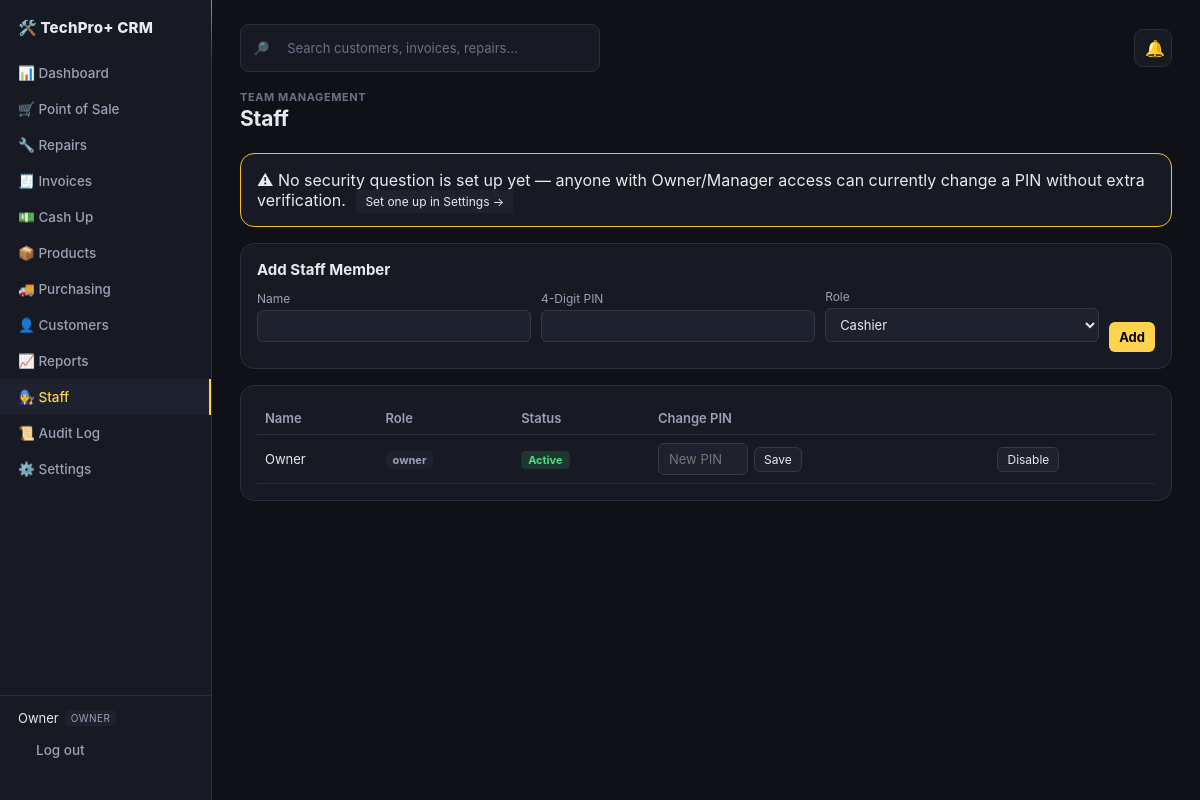
The page /staff (signed in) on the database its author committed.
### app/models.py (models this page shows)
class Staff(Base):
    __tablename__ = "staff"
    id = Column(String, primary_key=True, default=gen_id)
    name = Column(String, nullable=False)
    role = Column(String, nullable=False, default="cashier")  # owner | manager | cashier | technician
    pin_hash = Column(String, nullable=False)
    active = Column(Boolean, default=True)

### app/main.py (the view)
@app.get("/staff", response_class=HTMLResponse)
def staff_list(request: Request, db: Session = Depends(get_db)):
    staff = require_login(request, db)
    if not staff:
        return RedirectResponse("/login", status_code=303)
    if not role_allowed(staff, "owner", "manager"):
        return HTMLResponse("Forbidden — staff management requires manager or owner role.", status_code=403)
    all_staff = db.query(Staff).all()
    security_question = get_setting(db, "security_question", "")
    security_configured = bool(get_setting(db, "security_answer_hash", ""))
    flash = request.session.pop("flash", None)
    return templates.TemplateResponse(request, "staff.html", {
        "staff": staff, "all_staff": all_staff, "flash": flash,
        "security_question": security_question, "security_configured": security_configured,
    })

### templates/staff.html (shortened to what this page needs)
{% extends "base.html" %}
{% block content %}
<div class="page-head"><div><div class="eyebrow">Team Management</div><h1>Staff</h1></div></div>
{% if not security_configured and staff.role == 'owner' %}
<div class="card" style="border-color:#fbbf24">
  ⚠ No security question is set up yet — anyone with Owner/Manager access can currently change a PIN without extra verification.
  <a href="/settings#security" class="btn-secondary btn-sm" style="margin-left:6px">Set one up in Settings →</a>
</div>
{% endif %}
<div class="card">
  <h2>Add Staff Member</h2>
  <form method="post" action="/staff/add" class="form-row" style="align-items:flex-end">
    <div class="form-group"><label>Name</label><input name="name" required></div>
    <div class="form-group"><label>4-Digit PIN</label><input name="pin" maxlength="4" pattern="\d{4}" required></div>
    <div class="form-group"><label>Role</label>
      <select name="role">
        <option value="cashier">Cashier</option>
      </select>
    </div>
    <button class="btn-primary">Add</button>
  </form>
</div>
<div class="card">
  <table>
    <thead><tr><th>Name</th><th>Role</th><th>Status</th><th>Change PIN{% if security_configured %} <span class="text-muted" style="font-weight:400">🔒 requires security answer</span>{% endif %}</th><th></th></tr></thead>
    <tbody>
      {% for s in all_staff %}
      {% set locked = s.role == 'owner' and staff.role != 'owner' %}
      <tr>
        <td>{{ s.name }}</td>
        <td><span class="badge badge-gray">{{ s.role }}</span></td>
        <td>{% if s.active %}<span class="badge badge-green">Active</span>{% else %}<span class="badge badge-red">Disabled</span>{% endif %}</td>
        <td>
          {% if locked %}
          <span class="text-muted" style="font-size:12px">🔒 Owner-protected</span>
          {% else %}
          <form method="post" action="/staff/{{ s.id }}/edit" style="display:flex;gap:6px;flex-wrap:wrap;align-items:center">
            <input name="new_pin" maxlength="4" pattern="\d{4}" placeholder="New PIN" style="width:90px">
            <button class="btn-secondary btn-sm">Save</button>
          </form>
          {% endif %}
        </td>
        <td>
          {% if not locked %}
          <form method="post" action="/staff/{{ s.id }}/toggle">
            <button class="btn-secondary btn-sm">{{ 'Disable' if s.active else 'Enable' }}</button>
          </form>
          {% endif %}
        </td>
      </tr>
      {% endfor %}
    </tbody>
  </table>
</div>
{% endblock %}

### templates/base.html (shortened to what this page needs)
<!DOCTYPE html>
<html lang="en">
<head>
<link rel="stylesheet" href="/static/style.css">
</head>
<body>
{% if staff %}
<div class="layout">
  <nav class="sidebar" id="sidebar">
    <div class="brand">🛠️ TechPro+ CRM</div>
    <a href="/" class="{{ 'active' if request.url.path=='/' }}">📊 Dashboard</a>
    <a href="/pos" class="{{ 'active' if request.url.path=='/pos' }}">🛒 Point of Sale</a>
    <a href="/repairs" class="{{ 'active' if request.url.path.startswith('/repairs') }}">🔧 Repairs</a>
    <a href="/invoices" class="{{ 'active' if request.url.path.startswith('/invoices') }}">🧾 Invoices</a>
    <a href="/cashup" class="{{ 'active' if request.url.path=='/cashup' }}">💵 Cash Up</a>
    <a href="/products" class="{{ 'active' if request.url.path=='/products' }}">📦 Products</a>
    {% if staff.role in ['owner','manager'] %}
    <a href="/purchase-orders" class="{{ 'active' if request.url.path.startswith('/purchase-orders') or request.url.path=='/suppliers' }}">🚚 Purchasing</a>
    {% endif %}
    <a href="/customers" class="{{ 'active' if request.url.path.startswith('/customers') }}">👤 Customers</a>
    {% if staff.role in ['owner','manager'] %}
    <a href="/reports" class="{{ 'active' if request.url.path=='/reports' }}">📈 Reports</a>
    <a href="/staff" class="{{ 'active' if request.url.path=='/staff' }}">🧑‍🔧 Staff</a>
    <a href="/audit" class="{{ 'active' if request.url.path=='/audit' }}">📜 Audit Log</a>
    {% endif %}
    {% if staff.role=='owner' %}
    <a href="/settings" class="{{ 'active' if request.url.path=='/settings' }}">⚙️ Settings</a>
    {% endif %}
    <div class="sidebar-footer">
      <div class="staff-pill">{{ staff.name }} <span class="role-badge">{{ staff.role }}</span></div>
      <a href="/logout" class="logout-link">Log out</a>
    </div>
  </nav>
  <main class="content">
    {% if not request.url.path.startswith('/pos') %}
    <div class="util-bar">
      <form action="/search" method="get" class="search-box">
        <span class="search-icon">🔎</span>
        <input type="text" name="q" placeholder="Search customers, invoices, repairs…" value="{{ q or '' }}" autocomplete="off">
      </form>
      <div class="bell-wrap">
        <button class="bell" id="bellBtn" onclick="toggleBell()" aria-label="Notifications">
          🔔<span class="bell-badge" id="bellBadge" style="display:none">0</span>
        </button>
      </div>
    </div>
    {% endif %}
    {% block content %}{% endblock %}
  </main>
</div>
{% else %}
{% block bare_content %}{% endblock %}
{% endif %}
</body>
</html>

### static/style.css (style rules this page uses)
:root { --bg:#0f1117; --surface:#171a23; --surface2:#1e222e; --surface3:#12141c; --border:#2a2f3d; --border2:#343a4a; --text:#e8eaf0; --text2:#9aa1b5; --text3:#6b7286; --accent:#ffd34d; --accent-dim:#8a6d1f; --gold:#ffd34d; --green:#4ade80; --red:#f87171; --blue:#60a5fa; --mono:'SFMono-Regular',Consolas,monospace; --radius-lg:14px; --radius:9px; --radius-sm:6px; --shadow:0 1px 2px rgba(0,0,0,.3),0 8px 24px -12px rgba(0,0,0,.5); --nav-h:56px; --bottom-nav-h:60px; }
* { box-sizing:border-box }
html { -webkit-tap-highlight-color:transparent }
body { margin:0;background:var(--bg);color:var(--text);font-family:-apple-system,BlinkMacSystemFont,"Segoe UI",Roboto,sans-serif;-webkit-font-smoothing:antialiased }
a { color:var(--accent);text-decoration:none }
.layout { display:flex;min-height:100vh }
.sidebar { width:212px;background:var(--surface);border-right:1px solid var(--border);display:flex;flex-direction:column;padding:18px 0;position:relative }
.sidebar::after { content:"";position:absolute;top:0;right:-1px;width:1px;height:64px; background:linear-gradient(180deg,var(--accent),transparent);opacity:.6 }
.sidebar .brand { font-weight:800;padding:0 18px 18px;font-size:15px;letter-spacing:.2px;display:flex;align-items:center;gap:8px }
.sidebar a { display:flex;align-items:center;gap:10px;padding:10px 18px;color:var(--text2);font-size:13.5px;font-weight:500;border-right:2px solid transparent }
.sidebar a.active { color:var(--accent);background:var(--surface2);border-right:2px solid var(--accent) }
.sidebar-footer { margin-top:auto;padding:14px 18px;border-top:1px solid var(--border) }
.staff-pill { font-size:13px;margin-bottom:6px;display:flex;align-items:center;gap:6px }
.role-badge { font-size:10px;background:var(--surface2);padding:2px 6px;border-radius:5px;color:var(--text2);text-transform:uppercase;letter-spacing:.4px }
.logout-link { font-size:12px;color:var(--red) }
.content { flex:1;padding:24px 28px;overflow-y:auto;min-width:0 }
h1 { font-size:21px;margin:0 0 4px;font-weight:700;letter-spacing:-.2px }
h2 { font-size:15px;margin:0 0 10px;font-weight:700 }
.eyebrow { font-size:11px;color:var(--text3);text-transform:uppercase;letter-spacing:.6px;font-weight:700;margin-bottom:2px }
.page-head { display:flex;justify-content:space-between;align-items:flex-end;flex-wrap:wrap;gap:10px;margin-bottom:18px }
.card { background:var(--surface);border:1px solid var(--border);border-radius:var(--radius-lg);padding:16px;margin-bottom:16px }
table { width:100%;border-collapse:collapse;font-size:13px }
th { text-align:left;color:var(--text2);font-weight:600;padding:8px;border-bottom:1px solid var(--border) }
td { padding:8px;border-bottom:1px solid var(--border) }
input,select,textarea,button { font-family:inherit;font-size:13px;background:var(--surface2);color:var(--text);border:1px solid var(--border2);border-radius:6px;padding:7px 10px }
button { cursor:pointer }
.btn-primary { background:var(--accent);color:#000;font-weight:700;border:none }
.btn-secondary { background:var(--surface2);color:var(--text) }
.btn-sm { padding:4px 9px;font-size:12px }
.form-group { margin-bottom:10px;display:flex;flex-direction:column;gap:4px }
.form-row { display:flex;gap:10px }
.form-row .form-group { flex:1 }
label { font-size:12px;color:var(--text2) }
.badge { font-size:11px;padding:2px 7px;border-radius:5px;font-weight:700 }
.badge-green { background:rgba(74,222,128,.15);color:var(--green) }
.badge-gray { background:var(--surface2);color:var(--text2) }
.util-bar { display:flex;align-items:center;justify-content:space-between;gap:12px;margin-bottom:18px }
.search-box { display:flex;align-items:center;gap:8px;background:var(--surface);border:1px solid var(--border); border-radius:9px;padding:8px 12px;flex:1;max-width:360px }
.search-box .search-icon { font-size:13px;opacity:.6 }
.search-box input { background:none;border:none;outline:none;color:var(--text);font-size:13px;width:100% }
.search-box input::placeholder { color:var(--text3) }
.bell-wrap { position:relative;flex-shrink:0 }
.bell { background:var(--surface);border:1px solid var(--border);border-radius:9px;width:38px;height:38px; font-size:16px;color:var(--text);cursor:pointer;position:relative }

### rows shown on the page
Staff: name "Owner", role "OWNER", role "owner", shows "Active", active "Disable"
